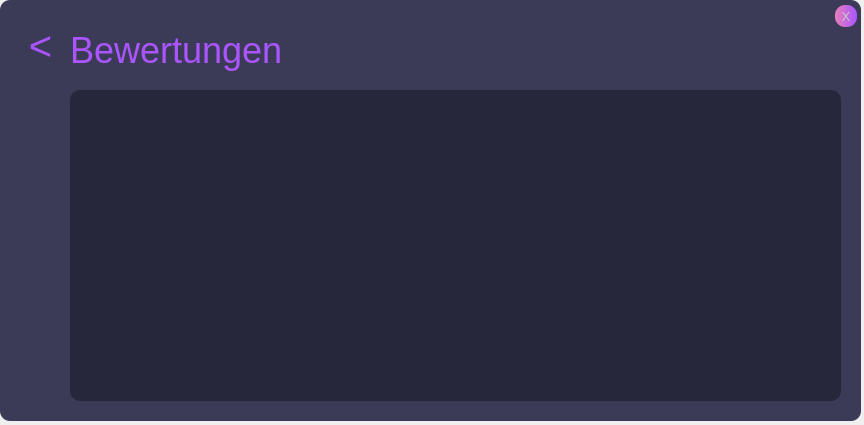
<?xml version="1.0" encoding="UTF-8"?>
<ui version="4.0">
 <class>Form</class>
 <widget class="QWidget" name="Form">
  <property name="geometry">
   <rect>
    <x>0</x>
    <y>0</y>
    <width>864</width>
    <height>425</height>
   </rect>
  </property>
  <property name="windowTitle">
   <string>Form</string>
  </property>
  <widget class="QFrame" name="frame">
   <property name="geometry">
    <rect>
     <x>0</x>
     <y>0</y>
     <width>861</width>
     <height>421</height>
    </rect>
   </property>
   <property name="styleSheet">
    <string notr="true">background-color: rgb(59, 59, 88);
border-radius:10px;
</string>
   </property>
   <property name="frameShape">
    <enum>QFrame::StyledPanel</enum>
   </property>
   <property name="frameShadow">
    <enum>QFrame::Raised</enum>
   </property>
   <widget class="QLabel" name="label">
    <property name="geometry">
     <rect>
      <x>70</x>
      <y>25</y>
      <width>341</width>
      <height>51</height>
     </rect>
    </property>
    <property name="font">
     <font>
      <family>Segoe UI</family>
      <pointsize>27</pointsize>
      <weight>50</weight>
      <bold>false</bold>
      <stylestrategy>PreferAntialias</stylestrategy>
     </font>
    </property>
    <property name="styleSheet">
     <string notr="true">color: qlineargradient(spread:pad, x1:0, y1:0.460227, x2:1, y2:0.46, stop:0 rgba(231, 126, 186, 255), stop:1 rgba(170, 85, 255, 255));</string>
    </property>
    <property name="text">
     <string>Bewertungen</string>
    </property>
    <property name="alignment">
     <set>Qt::AlignLeading|Qt::AlignLeft|Qt::AlignVCenter</set>
    </property>
   </widget>
   <widget class="QPushButton" name="exit">
    <property name="geometry">
     <rect>
      <x>835</x>
      <y>5</y>
      <width>22</width>
      <height>22</height>
     </rect>
    </property>
    <property name="font">
     <font>
      <family>Segoe UI</family>
      <pointsize>10</pointsize>
      <weight>50</weight>
      <italic>false</italic>
      <bold>false</bold>
     </font>
    </property>
    <property name="styleSheet">
     <string notr="true">background-color: qlineargradient(spread:pad, x1:0, y1:0.460227, x2:1, y2:0.46, stop:0 rgba(231, 126, 186, 255), stop:1 rgba(170, 85, 255, 255));
border-radius:10px;
font: 10pt &quot;Segoe UI&quot;;
color:rgb(200, 200, 200);</string>
    </property>
    <property name="text">
     <string>X</string>
    </property>
   </widget>
   <widget class="QFrame" name="frame_3">
    <property name="geometry">
     <rect>
      <x>70</x>
      <y>90</y>
      <width>771</width>
      <height>311</height>
     </rect>
    </property>
    <property name="styleSheet">
     <string notr="true">background-color: rgb(39, 39, 60);</string>
    </property>
    <property name="frameShape">
     <enum>QFrame::StyledPanel</enum>
    </property>
    <property name="frameShadow">
     <enum>QFrame::Raised</enum>
    </property>
    <widget class="QListWidget" name="ratingList">
     <property name="geometry">
      <rect>
       <x>10</x>
       <y>10</y>
       <width>751</width>
       <height>291</height>
      </rect>
     </property>
     <property name="styleSheet">
      <string notr="true">font: 20pt &quot;Segoe UI&quot;;
color: rgb(255, 255, 255);</string>
     </property>
    </widget>
   </widget>
   <widget class="QPushButton" name="backButton">
    <property name="geometry">
     <rect>
      <x>20</x>
      <y>30</y>
      <width>41</width>
      <height>31</height>
     </rect>
    </property>
    <property name="font">
     <font>
      <family>Segoe UI</family>
      <pointsize>30</pointsize>
      <weight>50</weight>
      <italic>false</italic>
      <bold>false</bold>
     </font>
    </property>
    <property name="styleSheet">
     <string notr="true">QPushButton#backButton{
color: qlineargradient(spread:pad, x1:0, y1:0.460227, x2:1, y2:0.46, stop:0 rgba(231, 126, 186, 255), stop:1 rgba(170, 85, 255, 255));
font: 30pt &quot;Segoe UI&quot;;

}
QPushButton#backButton:hover {
	font:  75 25pt &quot;Segoe UI&quot;;
}

QPushButton#backButton:pressed{
	color: rgb(59, 59, 88);
}</string>
    </property>
    <property name="text">
     <string>&lt;</string>
    </property>
   </widget>
  </widget>
 </widget>
 <resources/>
 <connections/>
</ui>
